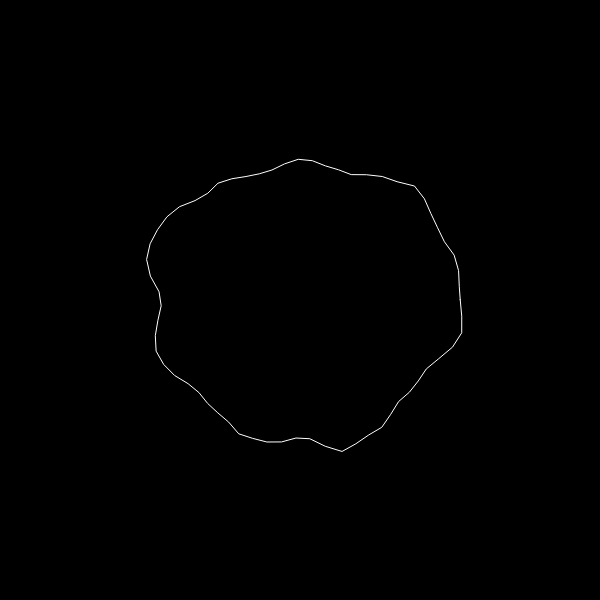
Frame 1 (no input)
Frame 2 (the mouse pressed at the canvas centre, redrawn once): identical to frame 1, image omitted

The p5.js sketch that drew this single still picture (run headless with seeded random() and noise() and a simulated clock; the mouse was pressed at the canvas centre and the sketch redrawn once):

// p5.js sketch
// ── sketch.js
function setup() {
    createCanvas(600, 600);
    // frameRate(1);
}

function draw() {
    background(0);
    translate(width/2, height/2);
    stroke(255);
    noFill();
    beginShape();
    for (let a = 0; a < TWO_PI; a += 0.1) {
        let xoff = map(cos(a), -1, 1, 0, 2);
        let yoff = map(sin(a), -1, 1, 0, 2);
        let r = map(noise(xoff, yoff),0,1,100,200); 
        let x = r * cos(a);
        let y = r * sin(a);
        vertex(x,y);
    }
    endShape(CLOSE);
    noLoop();
}
